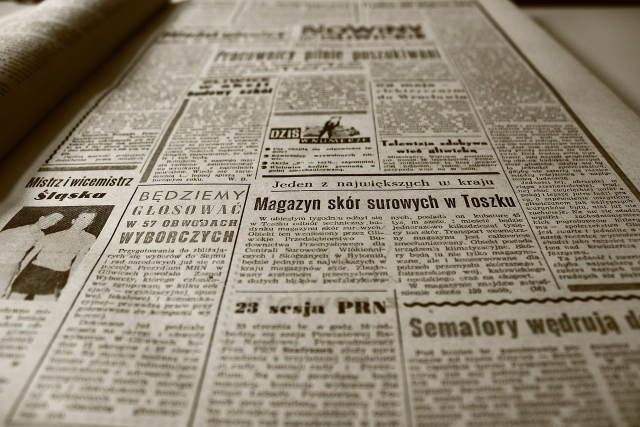
#> input picture newspaper.jpg, 1280 x 853 px (shown at 1/2 size)
$ jupyter execute '12. 이미지 변형(원근).ipynb'
#> lines starting #> are read from the running program, lines starting #| are printed output that depends on the picture
# 12. 이미지 변형(원근)

## 사다리꼴 이미지 펼치기

[cell 1]
import cv2
import numpy as np
img = cv2.imread('newspaper.jpg')
#> img is the input picture: shape (853, 1280, 3); mean B, G, R 118.1, 135.8, 145.1

width, height = 640, 240 # 가로 640, 세로 240의 결과물 출력
src = np.array([[511, 352],[1008, 345],[1122, 584],[455, 594]], dtype = np.float32) # input 4개 지점
dst = np.array([[0,0], [width, 0], [width, height], [0, height]], dtype = np.float32)
# 좌상, 우상, 우하, 좌하(시계방향으로 4 지점 정의)


matrix = cv2.getPerspectiveTransform(src, dst) #matrix를 얻어옴
result = cv2.warpPerspective(img, matrix, (width, height)) #matrix대로 변환을 함
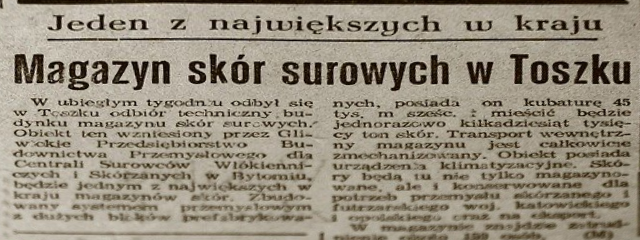
#> result: shape (240, 640, 3); mean B, G, R 124.9, 141.3, 149.8

cv2.imshow('img', img)
cv2.imshow('result', result)
cv2.waitKey(0)
cv2.destroyAllWindows()

## 회전된 이미지 세우기

[cell 2]
import cv2
import numpy as np
img = cv2.imread('poker.jpg')
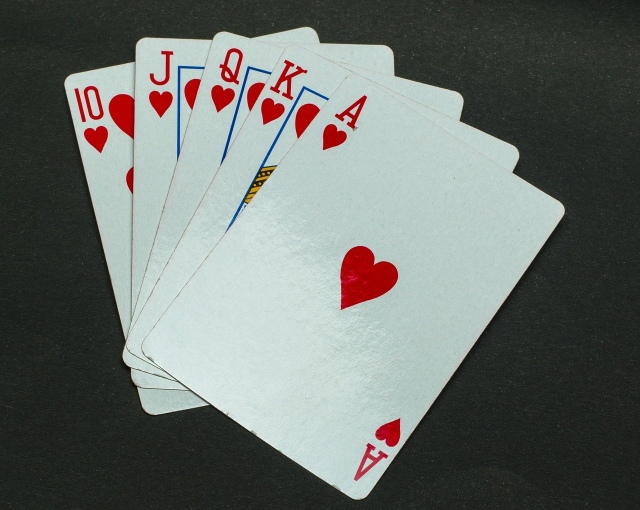
#> input picture poker.jpg, 1280 x 1019 px (shown at 1/2 size)
#> img is the input picture: shape (1019, 1280, 3); mean B, G, R 108.7, 112.8, 107.4

width, height = 530, 710 # 가로 640, 세로 240의 결과물 출력
src = np.array([[702, 143],[1133, 414],[726, 1007],[276, 700]], dtype = np.float32) # input 4개 지점
dst = np.array([[0,0], [width, 0], [width, height], [0, height]], dtype = np.float32)
# 좌상, 우상, 우하, 좌하(시계방향으로 4 지점 정의)


matrix = cv2.getPerspectiveTransform(src, dst) #matrix를 얻어옴
result = cv2.warpPerspective(img, matrix, (width, height)) #matrix대로 변환을 함
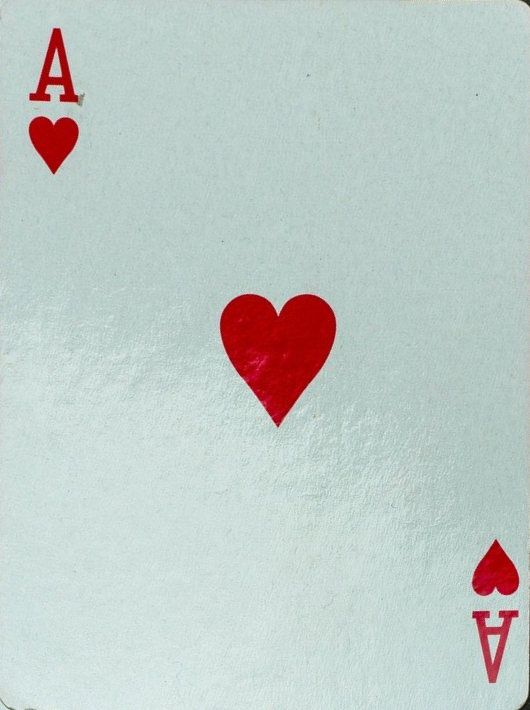
#> result: shape (710, 530, 3); mean B, G, R 198.5, 202.1, 191.9

cv2.imshow('img', img)
cv2.imshow('result', result)
cv2.waitKey(0)
cv2.destroyAllWindows()
